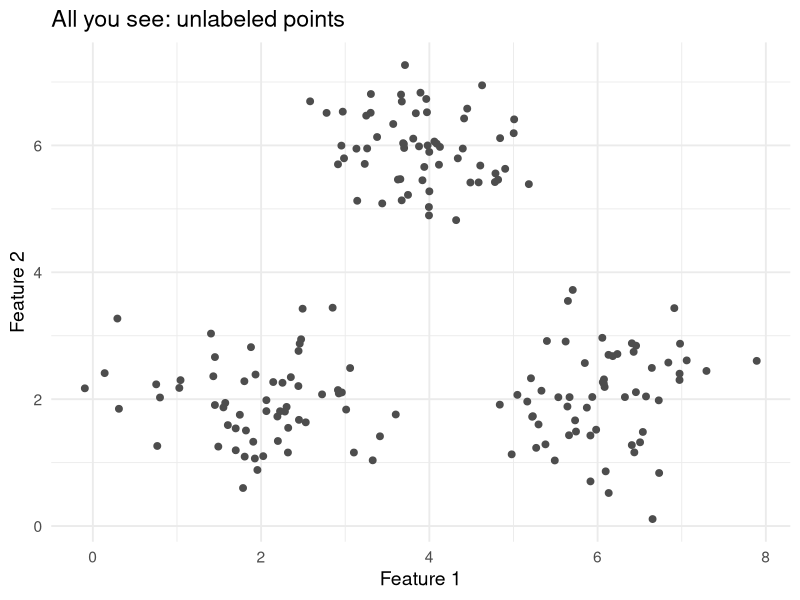
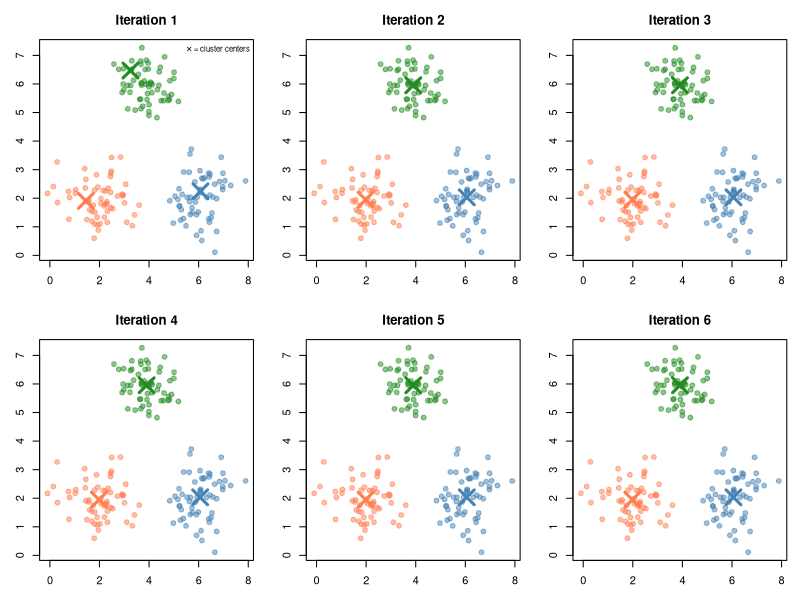
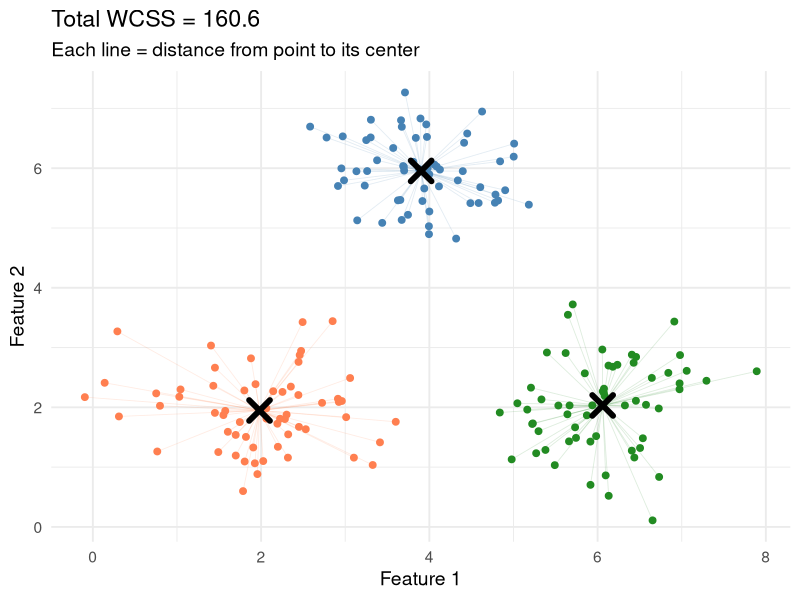
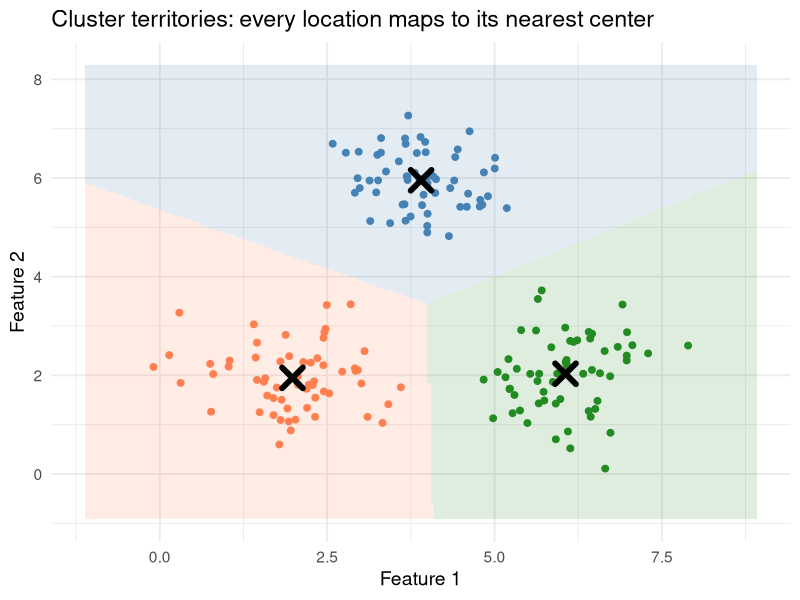
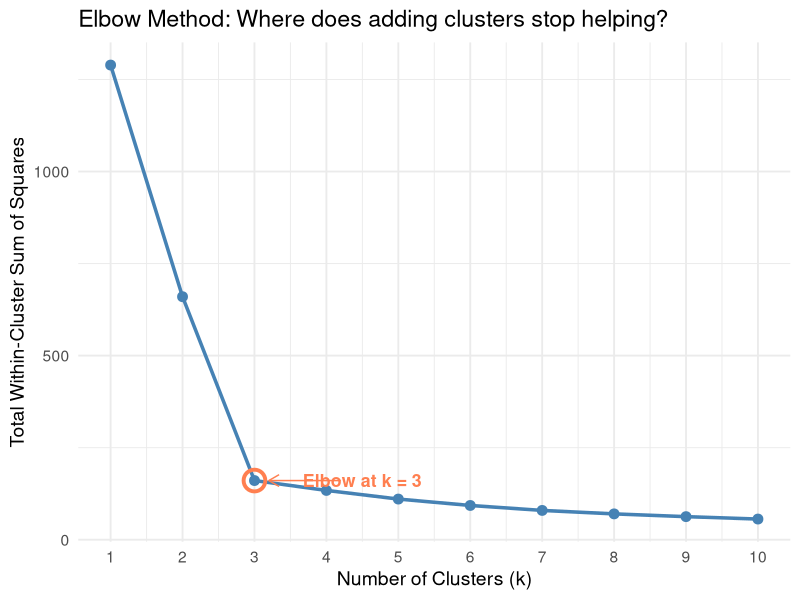
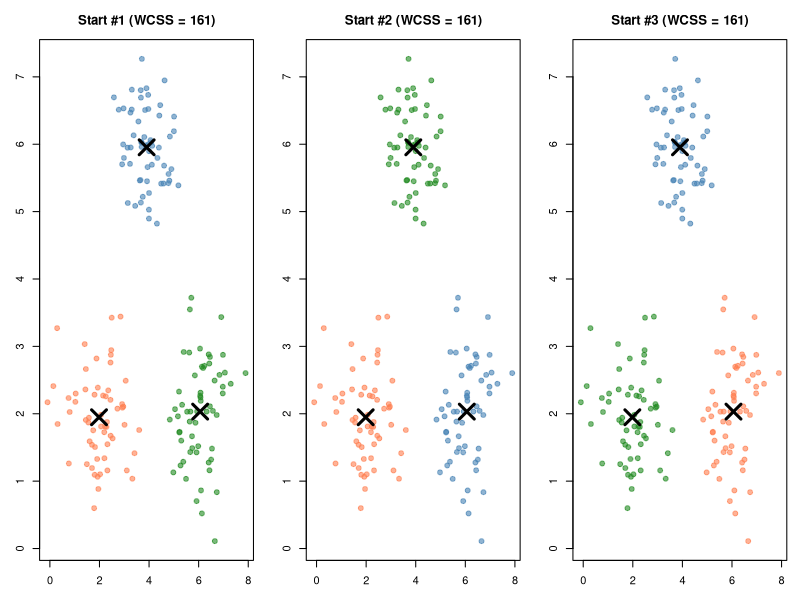
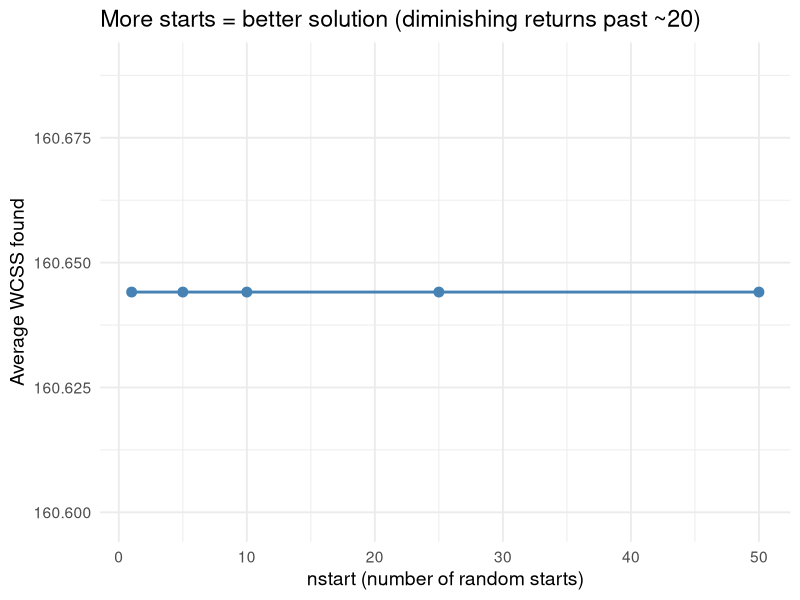
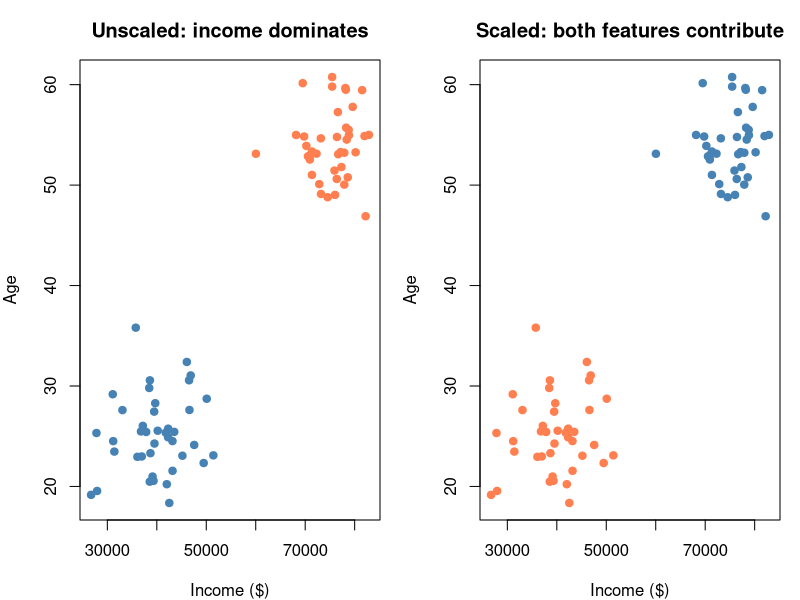

Reproduce these figures in R, in order.
## ---- chunk 1
#| label: fig-unlabeled
#| fig-cap: "You see the data. Can you spot the groups? k-means can."

library(ggplot2)
set.seed(42)

# Three hidden clusters
true_centers <- data.frame(x1 = c(2, 6, 4), x2 = c(2, 2, 6))
n_per <- 60

df <- data.frame(
  x1 = c(rnorm(n_per, 2, 0.7), rnorm(n_per, 6, 0.7), rnorm(n_per, 4, 0.7)),
  x2 = c(rnorm(n_per, 2, 0.7), rnorm(n_per, 2, 0.7), rnorm(n_per, 6, 0.7)),
  true_group = factor(rep(c("A", "B", "C"), each = n_per))
)

# Show without labels
ggplot(df, aes(x1, x2)) +
  geom_point(size = 2, color = "gray30") +
  theme_minimal(base_size = 14) +
  labs(x = "Feature 1", y = "Feature 2",
       title = "All you see: unlabeled points")
## ---- chunk 2
#| label: fig-algorithm-steps
#| fig-cap: "k-means in action: assign → move centers → assign → move → converge"

set.seed(15)

# Manual k-means to show each step
k <- 3
centers <- df[sample(nrow(df), k), c("x1", "x2")]
colors <- c("coral", "steelblue", "forestgreen")

par(mfrow = c(2, 3), mar = c(3, 3, 3, 1))

for (iter in 1:6) {
  # Step 2: Assign to nearest center
  dists <- sapply(1:k, function(j) {
    sqrt((df$x1 - centers$x1[j])^2 + (df$x2 - centers$x2[j])^2)
  })
  assignments <- apply(dists, 1, which.min)

  plot(df$x1, df$x2,
    col = adjustcolor(colors[assignments], 0.5),
    pch = 19, cex = 1,
    main = paste("Iteration", iter),
    xlab = "x1", ylab = "x2")

  # Show centers
  points(centers$x1, centers$x2, pch = 4, cex = 3, lwd = 3,
         col = colors[1:k])

  # Draw lines from centers to their points (first iteration only)
  if (iter == 1) {
    legend("topright", bty = "n", cex = 0.7,
      legend = "✕ = cluster centers")
  }

  # Step 3: Move centers
  for (j in 1:k) {
    members <- df[assignments == j, ]
    centers$x1[j] <- mean(members$x1)
    centers$x2[j] <- mean(members$x2)
  }
}
par(mfrow = c(1, 1))
## ---- chunk 3
#| label: fig-wcss-visual
#| fig-cap: "WCSS = sum of all these distances (squared). k-means tries to make this small."

# Final k-means result
km <- kmeans(df[, c("x1", "x2")], centers = 3, nstart = 20)

df$cluster <- factor(km$cluster)
centers_final <- as.data.frame(km$centers)
centers_final$cluster <- factor(1:3)

ggplot(df, aes(x1, x2, color = cluster)) +
  geom_segment(aes(xend = km$centers[as.numeric(cluster), 1],
                    yend = km$centers[as.numeric(cluster), 2]),
               alpha = 0.15, linewidth = 0.3) +
  geom_point(size = 2) +
  geom_point(data = centers_final, aes(x1, x2),
             shape = 4, size = 5, stroke = 3, color = "black") +
  scale_color_manual(values = c("coral", "steelblue", "forestgreen")) +
  theme_minimal(base_size = 14) +
  labs(x = "Feature 1", y = "Feature 2",
       title = paste("Total WCSS =", round(km$tot.withinss, 1)),
       subtitle = "Each line = distance from point to its center") +
  theme(legend.position = "none")
## ---- chunk 4
#| label: fig-voronoi
#| fig-cap: "Each region contains all points closest to that center (Voronoi diagram)"

# Show decision regions
grid <- expand.grid(
  x1 = seq(min(df$x1) - 1, max(df$x1) + 1, length.out = 200),
  x2 = seq(min(df$x2) - 1, max(df$x2) + 1, length.out = 200)
)

dists_grid <- sapply(1:3, function(j) {
  sqrt((grid$x1 - km$centers[j, 1])^2 + (grid$x2 - km$centers[j, 2])^2)
})
grid$cluster <- factor(apply(dists_grid, 1, which.min))

ggplot() +
  geom_tile(data = grid, aes(x1, x2, fill = cluster), alpha = 0.15) +
  geom_point(data = df, aes(x1, x2, color = cluster), size = 2) +
  geom_point(data = centers_final, aes(x1, x2),
             shape = 4, size = 5, stroke = 3, color = "black") +
  scale_fill_manual(values = c("coral", "steelblue", "forestgreen")) +
  scale_color_manual(values = c("coral", "steelblue", "forestgreen")) +
  theme_minimal(base_size = 14) +
  labs(x = "Feature 1", y = "Feature 2",
       title = "Cluster territories: every location maps to its nearest center") +
  theme(legend.position = "none")
## ---- chunk 5
#| label: fig-elbow
#| fig-cap: "The elbow method: WCSS drops sharply, then flattens — the bend is your k"

k_range <- 1:10
wcss <- sapply(k_range, function(k) {
  km_fit <- kmeans(df[, c("x1", "x2")], centers = k, nstart = 20)
  km_fit$tot.withinss
})

elbow_df <- data.frame(k = k_range, wcss = wcss)

ggplot(elbow_df, aes(k, wcss)) +
  geom_line(linewidth = 1.2, color = "steelblue") +
  geom_point(size = 3, color = "steelblue") +
  geom_point(data = elbow_df[3, ], aes(k, wcss),
             size = 6, shape = 1, color = "coral", stroke = 2) +
  annotate("text", x = 4.5, y = wcss[3],
           label = "Elbow at k = 3", color = "coral", size = 4.5, fontface = "bold") +
  annotate("segment", x = 4.2, xend = 3.2, y = wcss[3], yend = wcss[3],
           arrow = arrow(length = unit(0.3, "cm")), color = "coral") +
  scale_x_continuous(breaks = k_range) +
  theme_minimal(base_size = 14) +
  labs(x = "Number of Clusters (k)", y = "Total Within-Cluster Sum of Squares",
       title = "Elbow Method: Where does adding clusters stop helping?")
## ---- chunk 6
#| label: fig-bad-init
#| fig-cap: "Same data, same k=3, but different random starts → different results"

par(mfrow = c(1, 3), mar = c(3, 3, 3, 1))

colors <- c("coral", "steelblue", "forestgreen")

for (trial in c(1, 2, 3)) {
  set.seed(trial * 7)
  km_trial <- kmeans(df[, c("x1", "x2")], centers = 3, nstart = 1)

  plot(df$x1, df$x2,
    col = adjustcolor(colors[km_trial$cluster], 0.6),
    pch = 19, cex = 1,
    main = paste0("Start #", trial, " (WCSS = ", round(km_trial$tot.withinss, 0), ")"),
    xlab = "x1", ylab = "x2")
  points(km_trial$centers[, 1], km_trial$centers[, 2],
         pch = 4, cex = 3, lwd = 3)
}
par(mfrow = c(1, 1))
## ---- chunk 7
#| label: fig-nstart
#| fig-cap: "More random starts → more likely to find the best clustering"

nstart_vals <- c(1, 5, 10, 25, 50)
best_wcss <- sapply(nstart_vals, function(ns) {
  results <- replicate(20, {
    km_fit <- kmeans(df[, c("x1", "x2")], centers = 3, nstart = ns)
    km_fit$tot.withinss
  })
  mean(results)
})

ggplot(data.frame(nstart = nstart_vals, wcss = best_wcss), aes(nstart, wcss)) +
  geom_line(linewidth = 1, color = "steelblue") +
  geom_point(size = 3, color = "steelblue") +
  theme_minimal(base_size = 14) +
  labs(x = "nstart (number of random starts)", y = "Average WCSS found",
       title = "More starts = better solution (diminishing returns past ~20)")
## ---- chunk 8
#| label: fig-scaling-kmeans
#| fig-cap: "Without scaling, the high-range feature dominates cluster assignments"

set.seed(42)

# Customer data: income (30k-90k) and age (18-70)
customers <- data.frame(
  income = c(rnorm(40, 40000, 5000), rnorm(40, 75000, 5000)),
  age = c(rnorm(40, 25, 4), rnorm(40, 55, 4))
)

par(mfrow = c(1, 2), mar = c(4, 4, 3, 1))

# Unscaled
km_raw <- kmeans(customers, 2, nstart = 20)
plot(customers$income, customers$age,
  col = c("coral", "steelblue")[km_raw$cluster],
  pch = 19, main = "Unscaled: income dominates",
  xlab = "Income ($)", ylab = "Age")

# Scaled
cust_scaled <- scale(customers)
km_scaled <- kmeans(cust_scaled, 2, nstart = 20)
plot(customers$income, customers$age,
  col = c("coral", "steelblue")[km_scaled$cluster],
  pch = 19, main = "Scaled: both features contribute",
  xlab = "Income ($)", ylab = "Age")

par(mfrow = c(1, 1))
## ---- chunk 9
#| label: fig-supervised-vs-unsupervised
#| fig-cap: "Left: supervised (labels known, learn boundary). Right: unsupervised (no labels, find groups)."

par(mfrow = c(1, 2), mar = c(4, 4, 3, 1))

# Supervised: labeled data with boundary
plot(df$x1, df$x2,
  col = c("coral", "steelblue", "forestgreen")[as.numeric(df$true_group)],
  pch = 19, cex = 1.2,
  main = "Supervised: labels given",
  xlab = "Feature 1", ylab = "Feature 2")
legend("topleft", legend = c("A", "B", "C"), bty = "n",
  col = c("coral", "steelblue", "forestgreen"), pch = 19, cex = 0.8,
  title = "Known labels")

# Unsupervised: same data, no labels, discover clusters
plot(df$x1, df$x2,
  col = c("coral", "steelblue", "forestgreen")[km$cluster],
  pch = 19, cex = 1.2,
  main = "Unsupervised: clusters discovered",
  xlab = "Feature 1", ylab = "Feature 2")
points(km$centers[, 1], km$centers[, 2], pch = 4, cex = 3, lwd = 3)
legend("topleft", legend = paste("Cluster", 1:3), bty = "n",
  col = c("coral", "steelblue", "forestgreen"), pch = 19, cex = 0.8,
  title = "Discovered groups")

par(mfrow = c(1, 1))
## ---- chunk 10
#| label: fig-limitations
#| fig-cap: "k-means struggles with non-spherical shapes"

set.seed(42)

# Concentric rings (k-means will fail)
n <- 200
angle <- runif(n, 0, 2 * pi)
r_inner <- rnorm(n / 2, 1.5, 0.2)
r_outer <- rnorm(n / 2, 4, 0.3)

rings <- data.frame(
  x1 = c(r_inner * cos(angle[1:(n/2)]), r_outer * cos(angle[(n/2+1):n])),
  x2 = c(r_inner * sin(angle[1:(n/2)]), r_outer * sin(angle[(n/2+1):n])),
  true = factor(rep(c("Inner", "Outer"), each = n / 2))
)

km_rings <- kmeans(rings[, 1:2], 2, nstart = 20)

par(mfrow = c(1, 2), mar = c(4, 4, 3, 1))

plot(rings$x1, rings$x2,
  col = c("coral", "steelblue")[as.numeric(rings$true)],
  pch = 19, main = "True groups (rings)",
  xlab = "x1", ylab = "x2", asp = 1)

plot(rings$x1, rings$x2,
  col = c("coral", "steelblue")[km_rings$cluster],
  pch = 19, main = "k-means result (wrong!)",
  xlab = "x1", ylab = "x2", asp = 1)
points(km_rings$centers[, 1], km_rings$centers[, 2],
       pch = 4, cex = 3, lwd = 3)

par(mfrow = c(1, 1))
## ---- chunk 11
#| label: fig-segmentation
#| fig-cap: "Customer segmentation: k-means discovers 3 natural groups from spending data"

set.seed(42)

# Simulated customer data
customers2 <- data.frame(
  annual_spend = c(rnorm(50, 200, 40), rnorm(50, 600, 80), rnorm(50, 1200, 150)),
  visit_frequency = c(rnorm(50, 4, 1), rnorm(50, 12, 2), rnorm(50, 25, 3))
)

# Scale then cluster
cust_s <- scale(customers2)
km_cust <- kmeans(cust_s, 3, nstart = 20)

customers2$segment <- factor(km_cust$cluster)

# Label segments meaningfully
seg_means <- aggregate(cbind(annual_spend, visit_frequency) ~ segment, data = customers2, mean)
seg_means <- seg_means[order(seg_means$annual_spend), ]
seg_labels <- c("Budget Shoppers", "Regular Customers", "VIP / High-Value")

ggplot(customers2, aes(annual_spend, visit_frequency, color = segment)) +
  geom_point(size = 3) +
  scale_color_manual(values = c("coral", "steelblue", "forestgreen"),
                     labels = seg_labels) +
  theme_minimal(base_size = 14) +
  labs(x = "Annual Spend ($)", y = "Visit Frequency (per month)",
       color = "Segment",
       title = "k-means segmentation: 3 customer groups discovered")
